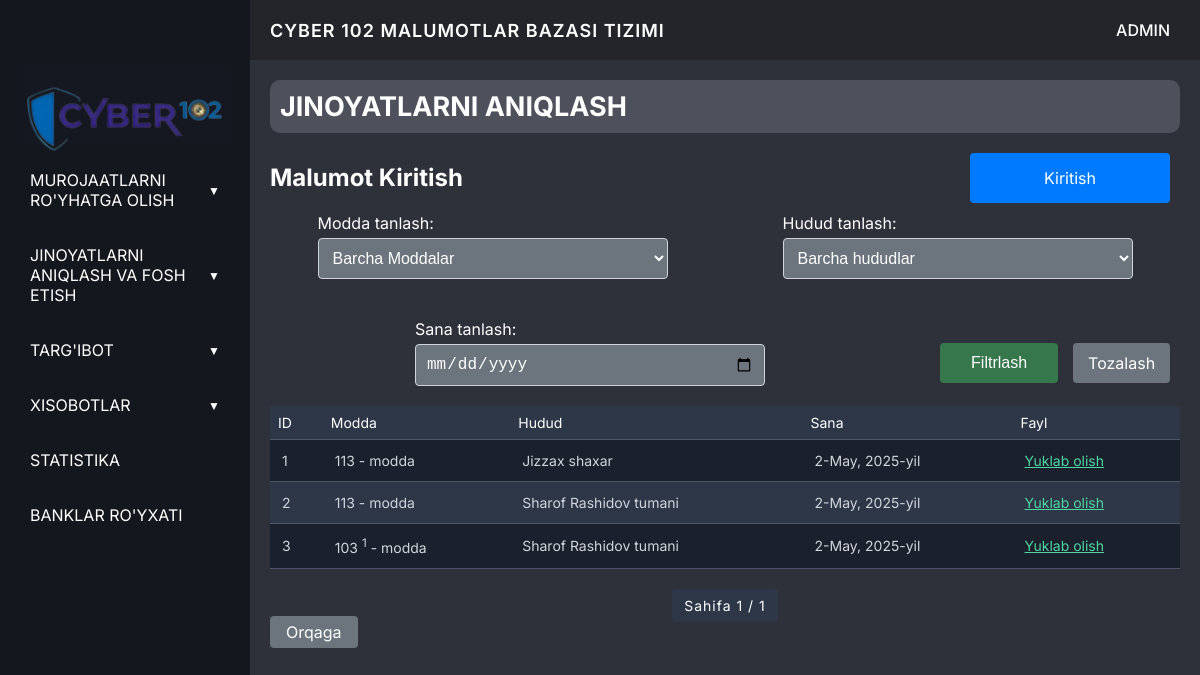
/main/jinoyat_list/, run on the app's committed database.
### myapp/models.py (models this page shows, shortened)
class AJ_article(models.Model):
    hudud = models.ForeignKey(HududModel, on_delete=models.CASCADE)
    category = models.ForeignKey(CategoryAJ, on_delete=models.CASCADE, verbose_name="Jinoyat turi")
    data = models.DateField(auto_now=False,)
    files = models.FileField(upload_to='Aniqlangan-jinoyatlar-fayl/', verbose_name="murijat fayli")
    class Meta:
        verbose_name = "Aniqlangan Jinoyatlar"
        verbose_name_plural = "Aniqlangan Jinoyatlar"

class CategoryAJ(models.Model):
    title = models.IntegerField(
        verbose_name="modda",
        validators=[MaxValueValidator(999), MinValueValidator(0)]
    )
    sup = models.IntegerField(
        verbose_name="bandi",
        blank=True,
        null=True,
        validators=[MaxValueValidator(999), MinValueValidator(0)]
    )
    class Meta:
        verbose_name = "Aniqlangan-jinoyatlar Kategorya"
        verbose_name_plural = "Aniqlangan-jinoyatlar Kategorya"

class BaseModel(models.Model):
    title = models.CharField(max_length=250)
    class Meta:
        abstract = True
    def __str__(self):
        return self.title

class HududModel(BaseModel):
    class Meta:
        verbose_name = "Hudud"
        verbose_name_plural = "Hududlar"

### myapp/views.py (the view)
# urls.py: path('main/jinoyat_list/', JinoyatAllView.as_view(), name='jinoyat_list'),
class JinoyatAllView(View):
    template_name = 'jinoyat/AJ/aniqlangan-jinoyatlar.html'
    paginate_by = 10
    def get(self, request, id=None):
        form = AJ_articleForm()
        category_filter = request.GET.get('category', '')
        hudud_filter = request.GET.get('hudud', '')
        data_filter = request.GET.get('data', '')
        articles = AJ_article.objects.all()
        if category_filter:
            articles = articles.filter(category__id=category_filter)  # `id` bo'yicha filtr
        if hudud_filter:
            articles = articles.filter(hudud__id=hudud_filter)  # `id` bo'yicha filtr
        if data_filter:
            articles = articles.filter(data=data_filter)  # Faqat sana bo'yicha filtr
        paginator = Paginator(articles, self.paginate_by)
        page = request.GET.get('page') or 1
        try:
            paginated_articles = paginator.page(page)
        except PageNotAnInteger:
            paginated_articles = paginator.page(1)
        except EmptyPage:
            paginated_articles = paginator.page(paginator.num_pages)
        categories = CategoryAJ.objects.all()
        hududs = HududModel.objects.all()
        context = {
            'form': form,
            'article': paginated_articles,
            'category_filter': category_filter,
            'hudud_filter': hudud_filter,
            'data_filter': data_filter,
            'categories': categories,
            'hududs': hududs,
        }
        return render(request, self.template_name, context)

### myapp/forms.py (shortened to what this page needs)
class AJ_articleForm(forms.ModelForm):
    class Meta:
        model = AJ_article
        fields = ['category', 'hudud', 'data', 'files']
        widgets = {
            'category': forms.Select(attrs={'class': 'form-control'}),
            'hudud': forms.Select(attrs={'class': 'selects form-control'}),
            'data': forms.DateTimeInput(attrs={'placeholder': 'Sana (YYYY-MM-DD HH:MM)', 'class': 'form-control', 'type': 'date'}),
            'files': forms.ClearableFileInput(attrs={'class': 'form-control'}),
        }
        labels = {
            'category': 'Kategoriya',
            'hudud': 'Hudud',
            'data': 'Sana',
            'files': 'Fayllar',
        }

### templates/jinoyat/AJ/aniqlangan-jinoyatlar.html (shortened to what this page needs)
{% load static %}
<!DOCTYPE html>
<html lang="en">
<head>
    <link rel="stylesheet" href="{% static 'css/base.css' %}">
    <link rel="stylesheet" href="{% static 'css/create.css' %}">
    <link rel="stylesheet" href="{% static 'css/cards.css' %}">
</head>
<body>
    <div class="container">
        {% include "__navbar.html" %}
        <div class="main-content">
            {% include "__header.html" %}
            <div class="content-box">
                <div class="table-container">
                    <h1 class="text-h1">Jinoyatlarni Aniqlash</h1>
                    <div class="block-top">
                        <h2 class="text-h2">Malumot Kiritish</h2>
                        <a href="{% url 'main:create_article' %}" class="btn btn-primary">Kiritish</a>
                    </div>
                    <form method="get" class="filter-form">
                        <div class="form-group">
                            <label for="category_filter">Modda tanlash:</label>
                            <select name="category" id="category_filter" class="form-control">
                                <option value="">Barcha Moddalar</option>
                            </select>
                        </div>
                        <div class="form-group">
                            <label for="hudud_filter">Hudud tanlash:</label>
                            <select name="hudud" id="hudud_filter" class="form-control">
                                <option value="">Barcha hududlar</option>
                            </select>
                        </div>
                        <div class="form-group">
                            <label for="data_filter">Sana tanlash:</label>
                            <input type="date" name="data" id="data_filter" value="{{ data_filter }}" class="form-control">
                        </div>
                        <div class="form-group-1">
                            <button type="submit" class="btn btn-success btn-3">Filtrlash</button>
                            <a href="{% url 'main:jinoyat_list' %}"  class="btn btn-secondary btn-2">Tozalash</a>
                        </div>
                    </form>
                    <table id="dataTable" class="min-w-full border-collapse">
                        <thead>
                            <tr>
                                <th>ID</th>
                                <th>Modda</th>
                                <th>Hudud</th>
                                <th>Sana</th>
                                <th>Fayl</th>
                            </tr>
                        </thead>
                        <tbody>
                            {% for article_item in article %}
                                <tr class="border-b">
                                    <td>{{ article_item.id }}</td>
                                    <td>{{ article_item.category.title }} {% if article_item.category.sup %}<sup>{{ article_item.category.sup }}</sup>{% endif %} - modda</td>
                                    <td>{{ article_item.hudud }}</td>
                                    <td>{{ article_item.data }}</td>
                                    <td>
                                        {% if article_item.files %}
                                            <a href="{{ article_item.files.url }}" target="_blank">Yuklab olish</a>
                                        {% else %}
                                            Fayl yo‘q
                                        {% endif %}
                                    </td>
                                </tr>
                            {% empty %}
                                <tr>
                                    <td colspan="4" class="p-3 text-center text-sm text-gray-600">Ma'lumotlar mavjud emas</td>
                                </tr>
                            {% endfor %}
                        </tbody>
                    </table>
                    <div class="pagination">
                        <span>Sahifa {{ article.number }} / {{ article.paginator.num_pages }}</span>
                    </div>
                    <a href="{% url 'main:index' %}" class="btn btn-secondary">Orqaga</a>
                </div>
            </div>
        </div>
    </div>
</body>
</html>

### templates/__navbar.html (shortened to what this page needs)
{% load static %}
   <div class="sidebar" id="sidebar">
    <div class="sidebar-item logo">
        <img src="{% static 'img/logo.png' %}" alt="Logo">
    </div>
    <div class="sidebar-item dropdown">
        <a href="#" class="sidebar-link dropdown-toggle">Murojaatlarni Ro'yhatga olish  <span class="arrow">▼</span></a>
    </div>
    <div class="sidebar-item dropdown">
        <a href="#" class="sidebar-link dropdown-toggle">Jinoyatlarni aniqlash va fosh etish <span class="arrow">▼</span></a>
    </div>
    <div class="sidebar-item dropdown">
        <a href="#" class="sidebar-link dropdown-toggle">Targ'ibot <span class="arrow">▼</span></a>
    </div>
    <div class="sidebar-item dropdown">
        <a href="#" class="sidebar-link dropdown-toggle">Xisobotlar <span class="arrow">▼</span></a>
    </div>
    <div class="sidebar-item dropdown">
        <a href="{% url 'main:statistika' %}" class="sidebar-link">Statistika</a>
    </div>
    <div class="sidebar-item dropdown">
        <a href="https://depozit.uz/partners/banks" class="sidebar-link">Banklar Ro'yxati</a>
    </div>
</div>

### templates/__header.html (shortened to what this page needs)
{% load static %}
<div class="header">
    <div class="header-item">
        <span>Cyber 102 Malumotlar Bazasi tizimi </span>
    </div>
    <div class="header-icon">
        <a href="#" class="sidebar-link dropdown-toggle-2">Admin</a>
    </div>
</div>

### static/css/base.css (style rules this page uses)
* { margin: 0; padding: 0; box-sizing: border-box; }
body { font-family: 'Inter', sans-serif; color: #fff; overflow: hidden; }
.container { display: flex; height: 100vh; position: relative; overflow: hidden; }
.sidebar { width: 250px; background: #0f1118f8; padding: 20px; display: flex; flex-direction: column; gap: 15px; transition: transform 0.3s ease; position: relative; z-index: 2; }
.sidebar-link { color: #fff; text-decoration: none; font-size: 16px; display: block; padding: 10px; border-radius: 5px; text-transform: uppercase; transition: background 0.3s ease; }
.dropdown { position: relative; }
.dropdown-toggle { display: flex; justify-content: space-between; align-items: center; }
.arrow { font-size: 12px; transition: transform 0.3s ease; }
.dropdown-toggle-2 { position: relative; padding: 10px; border-radius: 5px; transition: background 0.3s ease; }
.sidebar-item.logo { margin-top: 45px; height: 80px; background: #161822e6; }
.sidebar-item.logo img { height: 100px; width: 100%; object-fit: cover; }
.main-content { flex: 1; display: flex; flex-direction: column; z-index: 1; background: transparent; }
.header { display: flex; align-items: center; padding: 10px 20px; background: #0d0e14e6; gap: 15px; position: relative; z-index: 1; }
.header-item { flex: 1; font-size: 18px; font-weight: 600; text-transform: uppercase; letter-spacing: 1px; }
.header-icon { overflow: hidden; display: flex; align-items: center; justify-content: center; font-size: 16px; font-weight: 500; }
@media (min-width: 769px) { .sidebar { transform: translateX(0); } }

### static/css/create.css (style rules this page uses)
.content-box { flex: 1; padding: 20px; height: 100%; background: #181a25e6; overflow-y: scroll; }
.content-box { width: 100%; margin: 0 auto; padding: 20px; }
.content-box form { display: flex; justify-content: center; flex-wrap: wrap; gap: 20px; }

### data on the page
AJ_article: id "1", category "113", hudud "Jizzax shaxar", data "2-May, 2025-yil"
AJ_article: id "2", category "113", hudud "Sharof Rashidov tumani", data "2-May, 2025-yil"
AJ_article: id "3", category "103", category.sup "1", hudud "Sharof Rashidov tumani", data "2-May, 2025-yil"

### other printed values
{{ article.number }} "1"
{{ article.paginator.num_pages }} "1"
